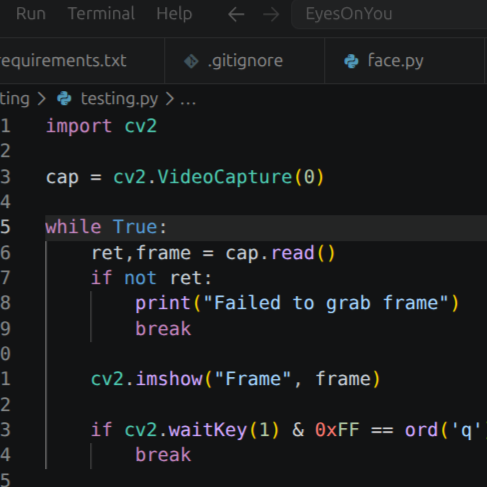
#> input picture Testing/image.jpg, 487 x 487 px
$ python color_space_converter.py
#> lines starting #> are read from the running program, lines starting #| are printed output that depends on the picture
import cv2
import numpy as np

img = cv2.imread("./image.jpg")
#> img is the input picture: shape (487, 487, 3); mean B, G, R 29.1, 27.6, 26.2

# [9 lines of commented-out code are left out]

gray  = cv2.cvtColor(img,cv2.COLOR_BGR2GRAY)
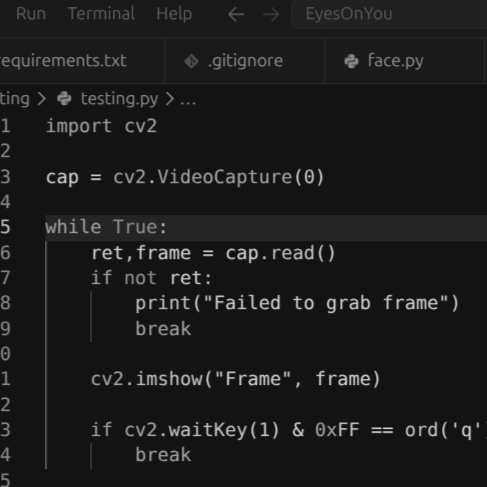
#> gray: shape (487, 487); min 19, max 209, mean 27.5

rgb = cv2.cvtColor(gray, cv2.COLOR_BGR2RGB)

cv2.imshow("BRG",img)
cv2.imshow("GRAY",gray)
cv2.imshow("RGB",rgb)

# row = np.hstack([gray, rgb])
# cv2.imshow("BGR | GRAY | RGB", row)
cv2.waitKey(0)
cv2.destroyAllWindows()
